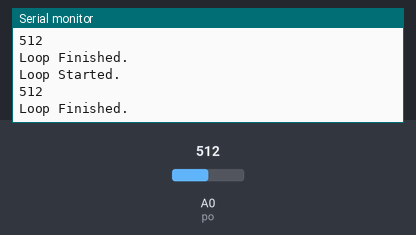
The sketch below on a simulated Arduino Uno, built with avr-gcc and run on an emulated ATmega328P. Parts: the last lines printed to the serial monitor. The test bench sets the inputs (shaded band); at power-on: A0 (po) = 512.

Above: at 1.2 s.
1.3 s: A0 (po) set to 716
At 1.39 s:
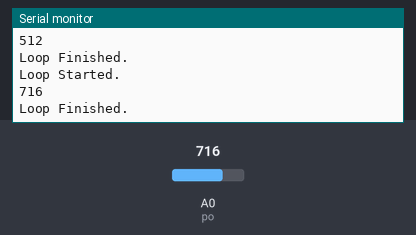
2.8 s: A0 (po) set to 900
At 2.9 s:
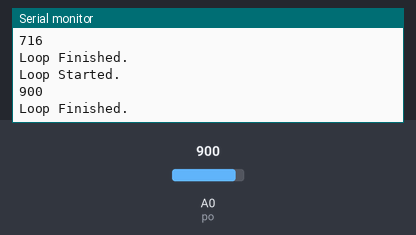
Timing chart, 0 to 5.8 s (numbered marks = the images above; inputs shaded):
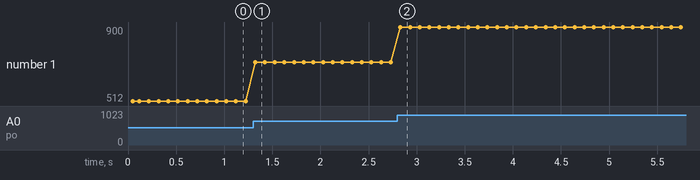

Measured:
- after the input at 1.3 s, the serial monitor: prints a new line at once (image 1)
- after the input at 2.8 s, the serial monitor: prints a new line at once (image 2)
- plotted number 1: 512 → 716 after the input at 1.3 s, 716 → 900 after the input at 2.8 s

The sketch:

Get_Value_Of_Potentiometer.ino
```cpp
// #4 Get Value of Potentiometer

// Variables
int po = A0;
int val = 0;

void setup() {
  Serial.begin(9600);
  Serial.print("Program Started.");

  // put your setup code here, to run once:
  Serial.begin(9600);

  pinMode(po,INPUT);

  Serial.print("Program Ended.");
}

void loop() {
  Serial.println("Loop Started.");

  // put your main code here, to run repeatedly:

  val = analogRead(po);

  Serial.println(val);

  Serial.println("Loop Finished.");
  delay(100);
}
```
